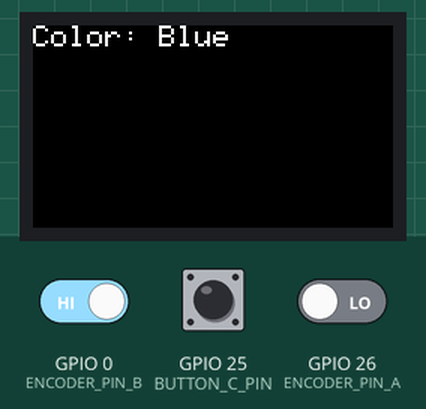
A sketch run on a simulated ESP32. Parts: 240×135 colour display. The test bench sets the inputs (shaded band); at power-on: GPIO 25 (BUTTON_C_PIN) HIGH, GPIO 0 (ENCODER_PIN_B) HIGH, GPIO 26 (ENCODER_PIN_A) LOW.

Above: at 0.4 s.
1.4 s: GPIO 25 (BUTTON_C_PIN) pulled LOW for 1 s
At 3.2 s:
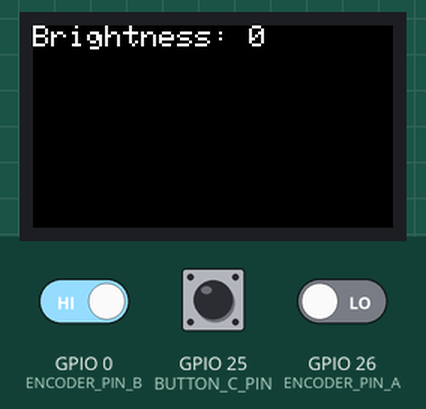
3.9 s: GPIO 25 (BUTTON_C_PIN) pulled LOW for 0.15 s
At 4.15 s:
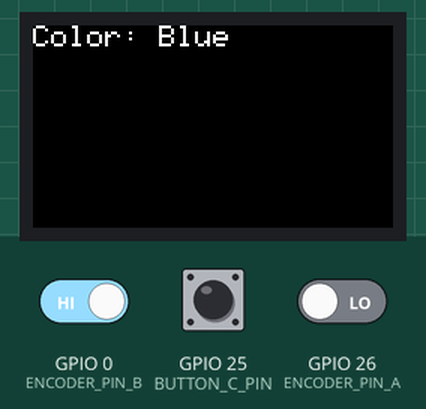
7.0 s: GPIO 25 (BUTTON_C_PIN) pulled LOW for 1 s
At 8.04 s:
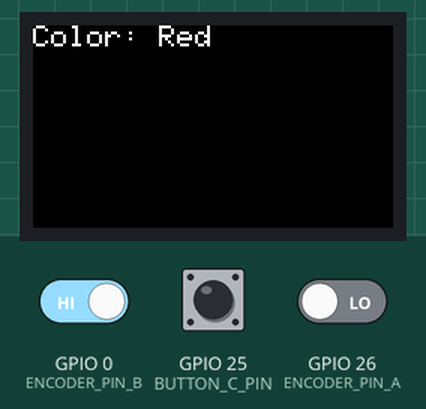
11.0 s: GPIO 25 (BUTTON_C_PIN) pulled LOW for 0.15 s
14.1 s: GPIO 25 (BUTTON_C_PIN) pulled LOW for 3.2 s
At 17.39 s:
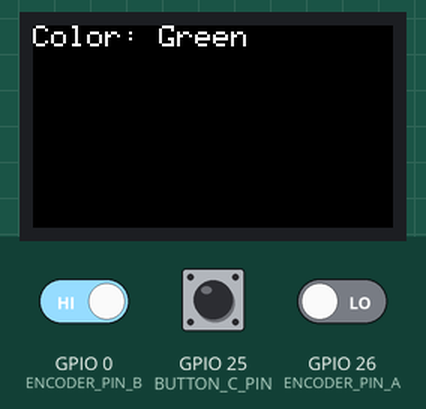
23.3 s: GPIO 25 (BUTTON_C_PIN) pulled LOW for 0.15 s
Timing chart, 0 to 26.3 s (numbered marks = the images above; inputs shaded):
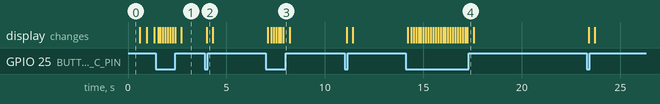

The sketch:

Brightness_and_color_switcher.ino
```cpp
#include <M5StickCPlus.h>

// Define the rotary encoder pins
#define ENCODER_PIN_A 26
#define ENCODER_PIN_B 0
#define BUTTON_C_PIN 25

// Define the color options
const int ARRAY_SIZE = 3;
const char *colors[ARRAY_SIZE] = {"Red", "Green", "Blue"};

// Define the current color and brightness levels
int color = 0;
int brightness = 50;

// Define the button state and current screen mode
bool button_c_pressed = false;
bool brightness_screen_mode = false;

const int BUTTON_C_DEBOUNCE_TIME = 50; // in milliseconds
unsigned long button_c_debounce = 0;

void setup() {
  // Initialize the M5StickC display
  M5.begin();
  M5.Lcd.setTextSize(2);
  M5.Lcd.setRotation(3); // Rotate display to landscape mode

  // Initialize the rotary encoder pins as inputs
  pinMode(ENCODER_PIN_A, INPUT);
  pinMode(ENCODER_PIN_B, INPUT);

  // Initialize the C button pin as input
  pinMode(BUTTON_C_PIN, INPUT_PULLUP); // Enable internal pull-up resistor

  // Set the initial color and brightness levels
  M5.Lcd.fillScreen(BLACK);
  M5.Lcd.setCursor(0, 0);
  M5.Lcd.printf("Color: %s", colors[color]);
}

void loop() {
  // Read the rotary encoder pins
  int a = digitalRead(ENCODER_PIN_A);
  int b = digitalRead(ENCODER_PIN_B);

  // Determine the direction of rotation
  if (a == HIGH && b == LOW) {
    if (button_c_pressed == false) {
      color++;
      color %= ARRAY_SIZE;
      M5.Lcd.fillScreen(BLACK);
      M5.Lcd.setCursor(0, 0);
      if (brightness_screen_mode == false) {
        M5.Lcd.printf("Color: %s", colors[color]);
      } else {
        brightness = constrain(brightness + 10, 0, 255);
        M5.Lcd.printf("Brightness: %d", brightness);
      }
    } else {
      if (brightness_screen_mode == true) {
        brightness = constrain(brightness + 10, 0, 255);
        M5.Lcd.fillScreen(BLACK);
        M5.Lcd.setCursor(0, 0);
        M5.Lcd.printf("Brightness: %d", brightness);
      }
    }
  } else if (a == LOW && b == HIGH) {
    if (button_c_pressed == false) {
      color--;
      if (color < 0) {
        color = ARRAY_SIZE - 1;
      }
      M5.Lcd.fillScreen(BLACK);
      M5.Lcd.setCursor(0, 0);
      if (brightness_screen_mode == false) {
        M5.Lcd.printf("Color: %s", colors[color]);
      } else {
        brightness = constrain(brightness - 10, 0, 255);
        M5.Lcd.printf("Brightness: %d", brightness);
      }
    } else {
      if (brightness_screen_mode == true) {
        brightness = constrain(brightness - 10, 0, 255);
        M5.Lcd.fillScreen(BLACK);
        M5.Lcd.setCursor(0, 0);
        M5.Lcd.printf("Brightness: %d", brightness);
      }
    }
  }

  // Read the button state and toggle the mode if pressed
  if (digitalRead(BUTTON_C_PIN) == 0) {
    button_c_pressed = !button_c_pressed;
    delay(50); // debounce delay
    if (button_c_pressed == true) {
      // Switch to the brightness screen
      brightness_screen_mode = true;
      M5.Lcd.fillScreen(BLACK);
      M5.Lcd.setCursor(0, 0);
      M5.Lcd.printf("Brightness: %d", brightness);
    } else {
      // Switch back to the color screen
      brightness_screen_mode = false;
      M5.Lcd.fillScreen(BLACK);
      M5.Lcd.setCursor(0, 0);
      M5.Lcd.printf("Color: %s", colors[color]);
    }
  }
}
```

Measured:
- after the input at 1.4 s, the display: first changes after 0.13 s (image 1 shows a later state)
- after the input at 3.9 s, the display: changes after 0.10 s (image 2)
- after the input at 7.0 s, the display: first changes after 0.11 s (image 3 shows a later state)
- after the input at 14.1 s, the display: first changes after 0.12 s (image 4 shows a later state)
